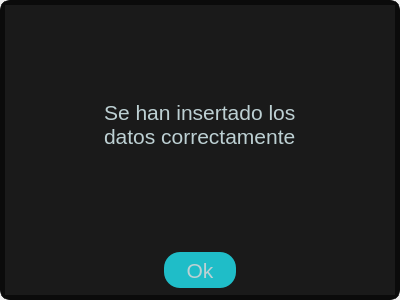
<?xml version="1.0" encoding="UTF-8"?>
<ui version="4.0">
 <class>widget</class>
 <widget class="QWidget" name="widget">
  <property name="geometry">
   <rect>
    <x>0</x>
    <y>0</y>
    <width>400</width>
    <height>300</height>
   </rect>
  </property>
  <property name="windowTitle">
   <string>Form</string>
  </property>
  <layout class="QVBoxLayout" name="verticalLayout">
   <property name="spacing">
    <number>0</number>
   </property>
   <property name="leftMargin">
    <number>0</number>
   </property>
   <property name="topMargin">
    <number>0</number>
   </property>
   <property name="rightMargin">
    <number>0</number>
   </property>
   <property name="bottomMargin">
    <number>0</number>
   </property>
   <item>
    <widget class="QFrame" name="background">
     <property name="styleSheet">
      <string notr="true">QFrame#background{
	border-radius: 10px;
	border: 5px solid rgb(11,11,11);
}
QFrame{
	background-color: rgb(26,26,26);
	color: rgb(189, 208, 211);
}</string>
     </property>
     <property name="frameShape">
      <enum>QFrame::StyledPanel</enum>
     </property>
     <property name="frameShadow">
      <enum>QFrame::Raised</enum>
     </property>
     <layout class="QVBoxLayout" name="verticalLayout_2">
      <property name="spacing">
       <number>0</number>
      </property>
      <property name="leftMargin">
       <number>0</number>
      </property>
      <property name="topMargin">
       <number>0</number>
      </property>
      <property name="rightMargin">
       <number>0</number>
      </property>
      <property name="bottomMargin">
       <number>0</number>
      </property>
      <item>
       <widget class="QFrame" name="body_container">
        <property name="styleSheet">
         <string notr="true">border: none;</string>
        </property>
        <property name="frameShape">
         <enum>QFrame::StyledPanel</enum>
        </property>
        <property name="frameShadow">
         <enum>QFrame::Raised</enum>
        </property>
        <layout class="QVBoxLayout" name="verticalLayout_3">
         <item alignment="Qt::AlignHCenter|Qt::AlignVCenter">
          <widget class="QLabel" name="body">
           <property name="font">
            <font>
             <pointsize>16</pointsize>
            </font>
           </property>
           <property name="text">
            <string>Se han insertado los datos correctamente</string>
           </property>
           <property name="wordWrap">
            <bool>true</bool>
           </property>
          </widget>
         </item>
        </layout>
       </widget>
      </item>
      <item>
       <widget class="QFrame" name="button_container">
        <property name="maximumSize">
         <size>
          <width>16777215</width>
          <height>50</height>
         </size>
        </property>
        <property name="styleSheet">
         <string notr="true">border: none;</string>
        </property>
        <property name="frameShape">
         <enum>QFrame::StyledPanel</enum>
        </property>
        <property name="frameShadow">
         <enum>QFrame::Raised</enum>
        </property>
        <layout class="QHBoxLayout" name="horizontalLayout">
         <property name="spacing">
          <number>0</number>
         </property>
         <property name="leftMargin">
          <number>0</number>
         </property>
         <property name="topMargin">
          <number>0</number>
         </property>
         <property name="rightMargin">
          <number>0</number>
         </property>
         <property name="bottomMargin">
          <number>0</number>
         </property>
         <item alignment="Qt::AlignHCenter|Qt::AlignVCenter">
          <widget class="QPushButton" name="button">
           <property name="minimumSize">
            <size>
             <width>72</width>
             <height>36</height>
            </size>
           </property>
           <property name="font">
            <font>
             <pointsize>16</pointsize>
            </font>
           </property>
           <property name="styleSheet">
            <string notr="true">QPushButton{
	background-color: rgb(31,189,200);
	border-radius: 16px;
	color: rgb(189, 208, 211);
	border: none;
}</string>
           </property>
           <property name="text">
            <string>Ok</string>
           </property>
          </widget>
         </item>
        </layout>
       </widget>
      </item>
     </layout>
    </widget>
   </item>
  </layout>
 </widget>
 <resources/>
 <connections/>
</ui>
